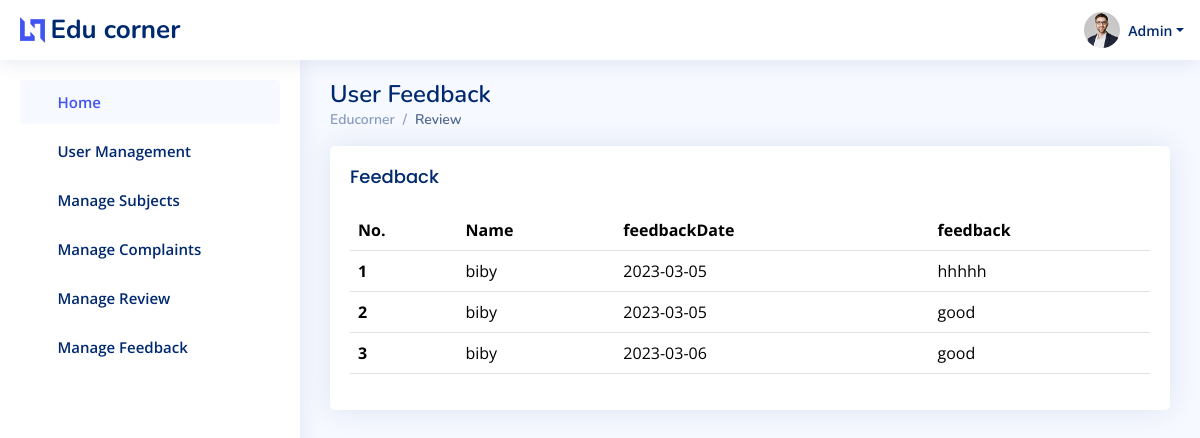
/Admin/feedback.php, run on the app's committed database.
### tables this page shows
CREATE TABLE `educorner_feedback` (
  `fid` int(11) NOT NULL,
  `course_id` int(11) NOT NULL,
  `feedback` varchar(200) NOT NULL,
  `feedback_date` date NOT NULL,
  `faculty_email` varchar(50) NOT NULL,
  `learner_email` varchar(50) NOT NULL
);

CREATE TABLE `educorner_registration` (
  `fName` varchar(50) NOT NULL,
  `lName` varchar(50) NOT NULL,
  `house_name` varchar(200) NOT NULL,
  `dob` date DEFAULT NULL,
  `phone_number` varchar(10) DEFAULT NULL,
  `email` varchar(30) NOT NULL,
  `state` varchar(30) NOT NULL,
  `district` varchar(30) NOT NULL,
  `city` varchar(20) NOT NULL,
  `pic` varchar(100) NOT NULL DEFAULT 'profilepic/profile.jpg',
  `gender` varchar(10) NOT NULL
);

### Admin/feedback.php (the view, shortened to what this page needs)
<?php
require('header.php');
$sql="select * from educorner_feedback c,educorner_registration r where c.learner_email=r.email";
$a=mysqli_query($conn,$sql);
?>
<main id="main" class="main">
<div class="pagetitle">
  <h1>User Feedback</h1>
  <nav>
    <ol class="breadcrumb">
      <li class="breadcrumb-item"><a href="index.php">Educorner </a></li>
      <li class="breadcrumb-item active">Review</li>
    </ol>
  </nav>
</div>
<section class="section">
  <div class="row">
    <div class="col-lg-12">
      <div class="card">
        <div class="card-body">
          <h5 class="card-title">Feedback</h5>
          <table class="table datatable">
              <thead>
                <tr>
                  <th scope="col">No.</th>
                  <th scope="col">Name</th>
                  <th scope="col">feedbackDate</th>
                  <th scope="col">feedback</th>
                </tr>
              </thead>
              <tbody>
                <?php
                $n=1;
              while($row=mysqli_fetch_assoc($a))
              {
                ?>
                 <tr>
                  <th scope="row"><?php echo $n++;?></th>
                  <td><?php echo $row['fName'];?></td>
                  <td><?php echo $row['feedback_date'];?></td>
                  <td><?php echo $row['feedback'];?></td>
                 </tr>
                 <?php
                }
                ?>
                </tbody>
              </table>

### Admin/assets/css/style.css (style rules this page uses)
:root { scroll-behavior: smooth; }
body { font-family: "Open Sans", sans-serif; background: #f6f9ff; color: #444444; }
a { color: #4154f1; text-decoration: none; }
h1, h2, h3, h4, h5, h6 { font-family: "Nunito", sans-serif; }
#main { margin-top: 60px; padding: 20px 30px; transition: all 0.3s; }
.pagetitle { margin-bottom: 10px; }
.pagetitle h1 { font-size: 24px; margin-bottom: 0; font-weight: 600; color: #012970; }
.card { margin-bottom: 30px; border: none; border-radius: 5px; box-shadow: 0px 0 30px rgba(1, 41, 112, 0.1); }
.card-title { padding: 20px 0 15px 0; font-size: 18px; font-weight: 500; color: #012970; font-family: "Poppins", sans-serif; }
.card-body { padding: 0 20px 20px 20px; }
.breadcrumb { font-size: 14px; font-family: "Nunito", sans-serif; color: #899bbd; font-weight: 600; }
.breadcrumb a { color: #899bbd; transition: 0.3s; }
.breadcrumb .breadcrumb-item::before { color: #899bbd; }
.breadcrumb .active { color: #51678f; font-weight: 600; }
@media (min-width: 1200px) { #main, #footer { margin-left: 300px; } }

### data on the page
educorner_feedback: educorner_registration.fName "biby", feedback_date "2023-03-05", feedback "hhhhh"
educorner_feedback: educorner_registration.fName "biby", feedback_date "2023-03-05", feedback "good"
educorner_feedback: educorner_registration.fName "biby", feedback_date "2023-03-06", feedback "good"
